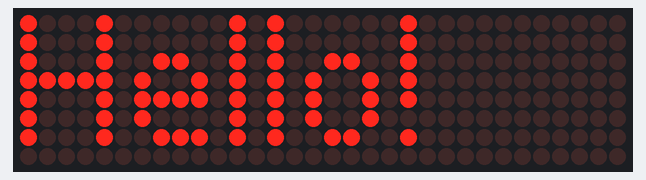
This sketch was run on a simulated Arduino Uno, built with avr-gcc and run on an emulated ATmega328P. On the bench: 32×8 LED matrix. What the sketch prints to the serial monitor is not drawn.

Above: at 0.1 s.

The sketch:

LED.ino
```cpp
//bibliotecas
#include <MD_Parola.h>
#include <MD_MAX72xx.h>
#include <SPI.h>

//configuração do hardware
#define HARDWARE_TYPE MD_MAX72XX::FC16_HW
#define MAX_DEVICES 4

//pinagem
#define CLK_PIN   13
#define DATA_PIN  11
#define CS_PIN    10

//construtor
MD_Parola P = MD_Parola(HARDWARE_TYPE, DATA_PIN, CLK_PIN, CS_PIN, MAX_DEVICES);


int a = 0;

/////////////////////////////////////////////////////////////

void setup(void)
{
  P.begin();
  Serial.begin(9600);
  P.print("Hello!");
}

/////////////////////////////////////////////////////////////

void loop(void)
{
  P.setIntensity(a);
  a ++;
  if(a > 40)
    a = 0;
  Serial.println(a);
  delay(1000);
}

/////////////////////////////////////////////////////////////


// setSpeed(int) - tempo da pausa entre os frames, de 0 a 100
// P.setIntensity(a);
// Serial.println(a);
```
